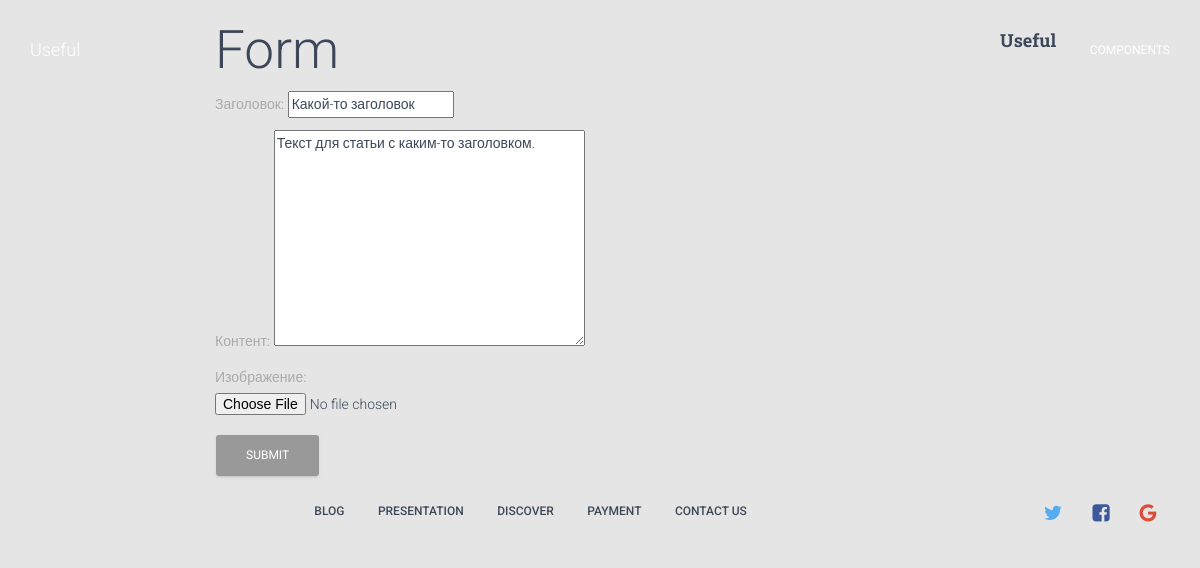
/kakoj-zagolovok/edit/ (signed in), run on the app's committed database.
### posts/models.py (models this page shows, shortened)
class Post(models.Model):
    category = models.ForeignKey(Category, default=1, verbose_name='Категория')
    user = models.ForeignKey(settings.AUTH_USER_MODEL, default=1, verbose_name='Пользователь')
    title = models.CharField(max_length=120, verbose_name='Заголовок')
    slug = models.SlugField(unique=True)
    image = models.ImageField(null=True, blank=True, verbose_name='Изображение')
    content = models.TextField(max_length=10000, verbose_name='Контент')
    updated = models.DateTimeField(auto_now=True, auto_now_add=False, verbose_name='Обновлено')
    timestamp = models.DateTimeField(auto_now=False, auto_now_add=True, verbose_name='Создано')
    keywords = models.CharField(max_length=1024, blank=True, null=True)
    description = models.CharField(max_length=1024, blank=True, null=True)
    class Meta:
        verbose_name = 'Статьи'
        verbose_name_plural = 'Статьи'
        ordering = ["-timestamp", "-updated"]

### posts/views.py (the view)
# urls.py: url(r'^(?P<slug>[-\w]+)/edit/$', post_update, name="update"),
def post_update(request, slug=None):
    if not request.user.is_authenticated():
        raise Http404
    instance = get_object_or_404(Post, slug=slug)
    form = PostForm(request.POST or None, request.FILES or None, instance=instance)
    if form.is_valid():
        instance = form.save(commit=False)
        instance.save()
        messages.success(request, "Updated!")
        return HttpResponseRedirect(instance.get_absolute_url())
    context = {
        "instance": instance,
        "title": instance.title,
        "form": form,
    }
    return render(request, "post_form.html", context)

### posts/form.py
class PostForm(forms.ModelForm):
	class Meta:
		model = Post
		fields = [
			"title",
			"content",
			"image",
		]

### templates/post_form.html (shortened to what this page needs)
{% extends "base.html" %}
{%block content%}
<div class="col-sm-8 col-sm-offset-2">
	<h1>Form</h1>
	<form method="POST" action="" enctype="multipart/form-data">
		{{ form.as_p }}
		<input type="submit" class="btn btn-dafault" name="Create Post" />
	</form>
</div>
{%endblock content%}

### data on the page
Post: title "Какой-то заголовок", content "Текст для статьи с каким-то заголовком."
